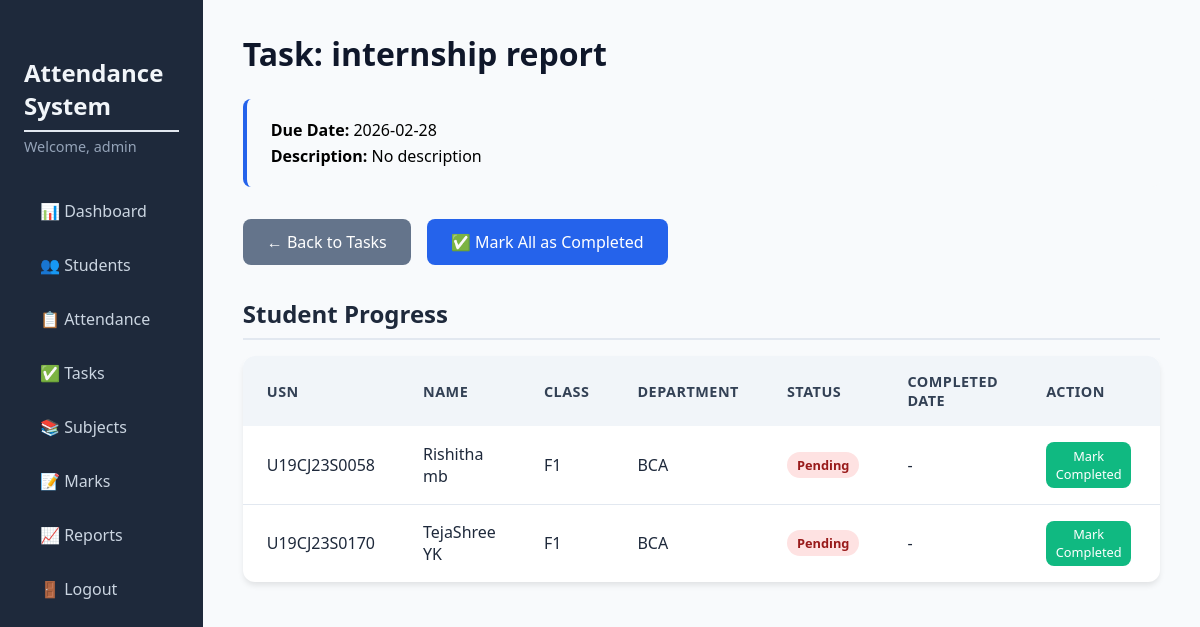
The page /tasks/1 (signed in) on the database as committed earlier.
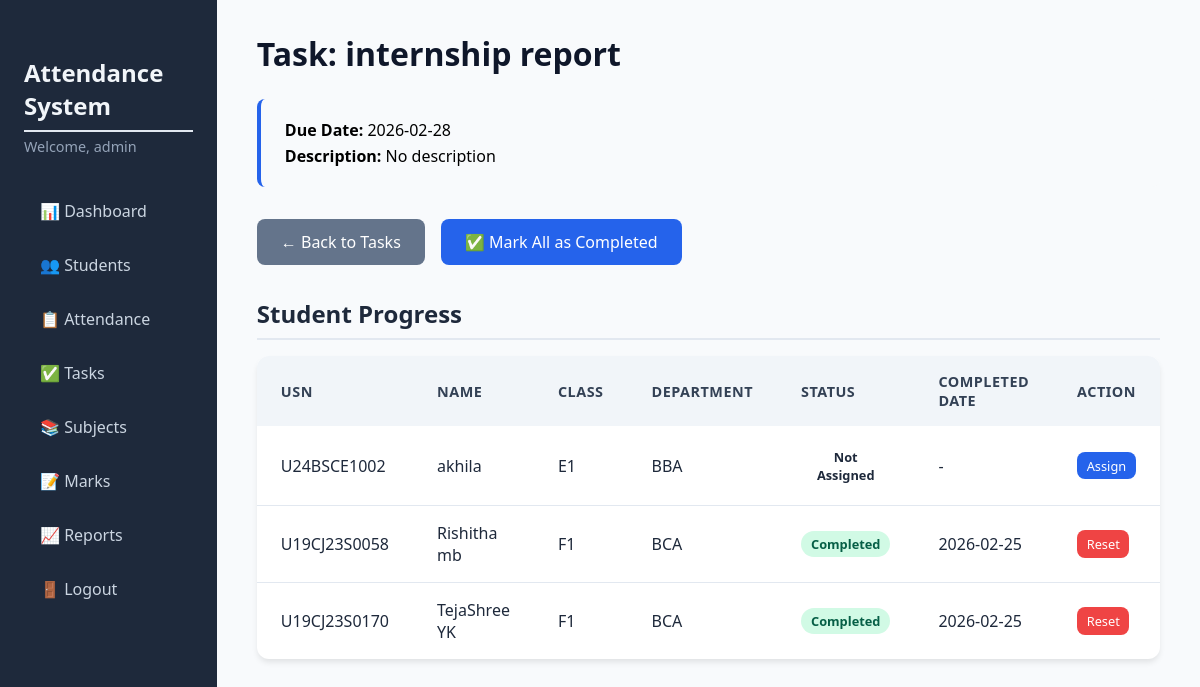
The same page on the database as committed later.
### tables this page shows
CREATE TABLE tasks (
                id INTEGER PRIMARY KEY AUTOINCREMENT,
                title TEXT NOT NULL,
                description TEXT,
                due_date TEXT NOT NULL
            );

CREATE TABLE student_tasks (
                id INTEGER PRIMARY KEY AUTOINCREMENT,
                task_id INTEGER NOT NULL,
                student_id INTEGER NOT NULL,
                status TEXT CHECK(status IN ('Pending','Completed')) NOT NULL DEFAULT 'Pending',
                completed_date TEXT,
                FOREIGN KEY (task_id) REFERENCES tasks (id) ON DELETE CASCADE,
                FOREIGN KEY (student_id) REFERENCES students (id) ON DELETE CASCADE,
                UNIQUE(task_id, student_id)
            );

CREATE TABLE students (
                id INTEGER PRIMARY KEY AUTOINCREMENT,
                usn TEXT UNIQUE NOT NULL,
                name TEXT NOT NULL,
                email TEXT UNIQUE NOT NULL,
                phone TEXT,
                class TEXT NOT NULL,
                department TEXT NOT NULL,
                parent_name TEXT,
                parent_phone TEXT,
                parent_email TEXT
            );

### app.py (the view)
@app.route('/tasks/<int:task_id>')
@login_required
def task_detail(task_id):
    db = get_db()
    task = db.execute("SELECT * FROM tasks WHERE id = ?", (task_id,)).fetchone()
    if not task:
        flash('Task not found.', 'danger')
        return redirect(url_for('tasks'))
    student_tasks = db.execute('''
        SELECT s.id as student_id, s.usn, s.name, s.class, s.department,
               st.status, st.completed_date
        FROM students s
        LEFT JOIN student_tasks st ON s.id = st.student_id AND st.task_id = ?
        ORDER BY s.class, s.department, s.name
    ''', (task_id,)).fetchall()
    return render_template('task_detail.html', task=task, student_tasks=student_tasks)

### app.py (called while the page is built)
def get_db():
    db = getattr(g, '_database', None)
    if db is None:
        db = g._database = sqlite3.connect(DATABASE)
        db.row_factory = sqlite3.Row
    return db

@app.teardown_appcontext
def close_connection(exception):
    db = getattr(g, '_database', None)
    if db is not None:
        db.close()

def login_required(f):
    @wraps(f)
    def decorated_function(*args, **kwargs):
        if 'admin_id' not in session:
            flash('Please log in to access this page.', 'warning')
            return redirect(url_for('login'))
        return f(*args, **kwargs)
    return decorated_function

### templates/task_detail.html (shortened to what this page needs)
{% extends "base.html" %}
{% block content %}
<h1>Task: {{ task.title }}</h1>
<div class="task-meta">
    <p><strong>Due Date:</strong> {{ task.due_date }}</p>
    <p><strong>Description:</strong> {{ task.description or 'No description' }}</p>
</div>
<div class="form-actions">
    <a href="{{ url_for('tasks') }}" class="btn btn-secondary">← Back to Tasks</a>
    <form method="POST" action="{{ url_for('bulk_complete_task', task_id=task.id) }}" style="display:inline;">
        <button type="submit" class="btn btn-primary"
            onclick="return confirm('Mark all pending students as completed?')">
            ✅ Mark All as Completed
        </button>
    </form>
</div>
<h2>Student Progress</h2>
<div class="table-responsive">
    <table class="table">
        <thead>
            <tr>
                <th>USN</th>
                <th>Name</th>
                <th>Class</th>
                <th>Department</th>
                <th>Status</th>
                <th>Completed Date</th>
                <th>Action</th>
            </tr>
        </thead>
        <tbody>
            {% if student_tasks %}
            {% for st in student_tasks %}
            <tr>
                <td>{{ st.usn }}</td>
                <td>{{ st.name }}</td>
                <td>{{ st.class }}</td>
                <td>{{ st.department }}</td>
                <td>
                    {% if st.status %}
                    <span class="badge {% if st.status == 'Completed' %}badge-present{% else %}badge-absent{% endif %}">
                        {{ st.status }}
                    </span>
                    {% else %}
                    <span class="badge">Not Assigned</span>
                    {% endif %}
                </td>
                <td>{{ st.completed_date or '-' }}</td>
                <td>
                    {% if st.status == 'Pending' %}
                    <form method="POST"
                        action="{{ url_for('complete_task', task_id=task.id, student_id=st.student_id) }}"
                        style="display:inline;">
                        <button type="submit" class="btn btn-sm btn-edit">Mark Completed</button>
                    </form>
                    {% elif st.status == 'Completed' %}
                    <form method="POST" action="{{ url_for('reset_task', task_id=task.id, student_id=st.student_id) }}"
                        style="display:inline;">
                        <button type="submit" class="btn btn-sm btn-delete">Reset</button>
                    </form>
                    {% else %}
                    <form method="POST"
                        action="{{ url_for('assign_task_to_student', task_id=task.id, student_id=st.student_id) }}"
                        style="display:inline;">
                        <button type="submit" class="btn btn-sm btn-primary">Assign</button>
                    </form>
                    {% endif %}
                </td>
            </tr>
            {% endfor %}
            {% else %}
            <tr>
                <td colspan="7" style="text-align: center;">No students found for this task.</td>
            </tr>
            {% endif %}
        </tbody>
    </table>
</div>
{% endblock %}

### templates/base.html (shortened to what this page needs)
<!DOCTYPE html>
<html lang="en">
<head>
    <link rel="stylesheet" href="{{ url_for('static', filename='css/style.css') }}">
</head>
<body>
    <div class="container">
        {% if session.admin_id %}
        <nav class="sidebar">
            <div class="sidebar-header">
                <h2>Attendance System</h2>
                <p>Welcome, {{ session.admin_username }}</p>
            </div>
            <ul class="nav">
                <li><a href="{{ url_for('dashboard') }}">📊 Dashboard</a></li>
                <li><a href="{{ url_for('students') }}">👥 Students</a></li>
                <li><a href="{{ url_for('attendance') }}">📋 Attendance</a></li>
                <li><a href="{{ url_for('tasks') }}">✅ Tasks</a></li>
                <li><a href="{{ url_for('subjects') }}">📚 Subjects</a></li>
                <li><a href="{{ url_for('marks') }}">📝 Marks</a></li>
                <li><a href="{{ url_for('reports') }}">📈 Reports</a></li>
                <li><a href="{{ url_for('logout') }}">🚪 Logout</a></li>
            </ul>
        </nav>
        {% endif %}
        <main class="content">
            {% block content %}{% endblock %}
        </main>
    </div>
</body>
</html>

### static/css/style.css (style rules this page uses)
* { margin: 0; padding: 0; box-sizing: border-box; font-family: 'Segoe UI', Tahoma, Geneva, Verdana, sans-serif; }
body { background: #f4f7fc; }
.container { display: flex; min-height: 100vh; }
.sidebar { width: 260px; background: #1e293b; color: #fff; padding: 1.5rem; box-shadow: 2px 0 10px rgba(0,0,0,0.1); }
.sidebar-header h2 { font-size: 1.5rem; margin-bottom: 0.3rem; color: #f1f5f9; }
.sidebar-header p { font-size: 0.9rem; color: #94a3b8; margin-bottom: 2rem; word-break: break-word; }
.nav { list-style: none; }
.nav li { margin-bottom: 0.5rem; }
.nav a { display: block; padding: 0.75rem 1rem; color: #cbd5e1; text-decoration: none; border-radius: 8px; transition: all 0.2s; font-size: 1rem; }
.content { flex: 1; padding: 2rem 2.5rem; background: #f8fafc; }
h1 { font-size: 2rem; margin-bottom: 1.5rem; color: #0f172a; font-weight: 600; }
h2 { font-size: 1.5rem; margin: 2rem 0 1rem; color: #1e293b; border-bottom: 2px solid #e2e8f0; padding-bottom: 0.5rem; }
.table { width: 100%; background: white; border-radius: 12px; overflow: hidden; box-shadow: 0 4px 6px -1px rgba(0,0,0,0.1); border-collapse: collapse; }
.table thead { background: #f1f5f9; }
.table th { text-align: left; padding: 1rem 1.5rem; font-weight: 600; color: #334155; font-size: 0.9rem; text-transform: uppercase; letter-spacing: 0.5px; }
.table td { padding: 1rem 1.5rem; border-bottom: 1px solid #e2e8f0; color: #1e293b; }
.table tbody tr:last-child td { border-bottom: none; }
.badge { display: inline-block; padding: 0.35rem 0.9rem; border-radius: 20px; font-size: 0.8rem; font-weight: 600; text-align: center; }
.badge-present { background: #d1fae5; color: #065f46; }
.btn { display: inline-block; padding: 0.75rem 1.5rem; border: none; border-radius: 8px; font-size: 1rem; font-weight: 500; cursor: pointer; transition: background 0.2s, transform 0.1s; text-decoration: none; }
.btn-primary { background: #2563eb; color: white; }
.btn-delete { background: #ef4444; color: white; padding: 0.4rem 0.8rem; font-size: 0.85rem; }
.btn-sm { padding: 0.3rem 0.6rem; font-size: 0.8rem; }
.btn-secondary { background: #64748b; color: white; }
.form-actions { display: flex; gap: 1rem; margin-top: 1.5rem; align-items: center; }
.task-meta { background: #f8fafc; padding: 1rem 1.5rem; border-radius: 8px; margin-bottom: 2rem; border-left: 4px solid #2563eb; }
.task-meta p { margin: 0.25rem 0; }
.table td, .table th { text-align: left; vertical-align: middle; }
.badge-present { background: #d1fae5; color: #065f46; padding: 4px 10px; border-radius: 20px; font-size: 0.8rem; font-weight: 600; display: inline-block; }
.table td { vertical-align: middle; }

Rows that differ between the two databases and show on the page:
added students: usn "U24BSCE1002", name "akhila", class "E1", department "BBA", shows "Not Assigned", completed_date "-"
changed student_tasks "U19CJ23S0058": status "Pending" → "Completed"; completed_date "-" → "2026-02-25"; status "Mark Completed" → "Reset"
changed student_tasks "U19CJ23S0170": status "Pending" → "Completed"; completed_date "-" → "2026-02-25"; status "Mark Completed" → "Reset"
